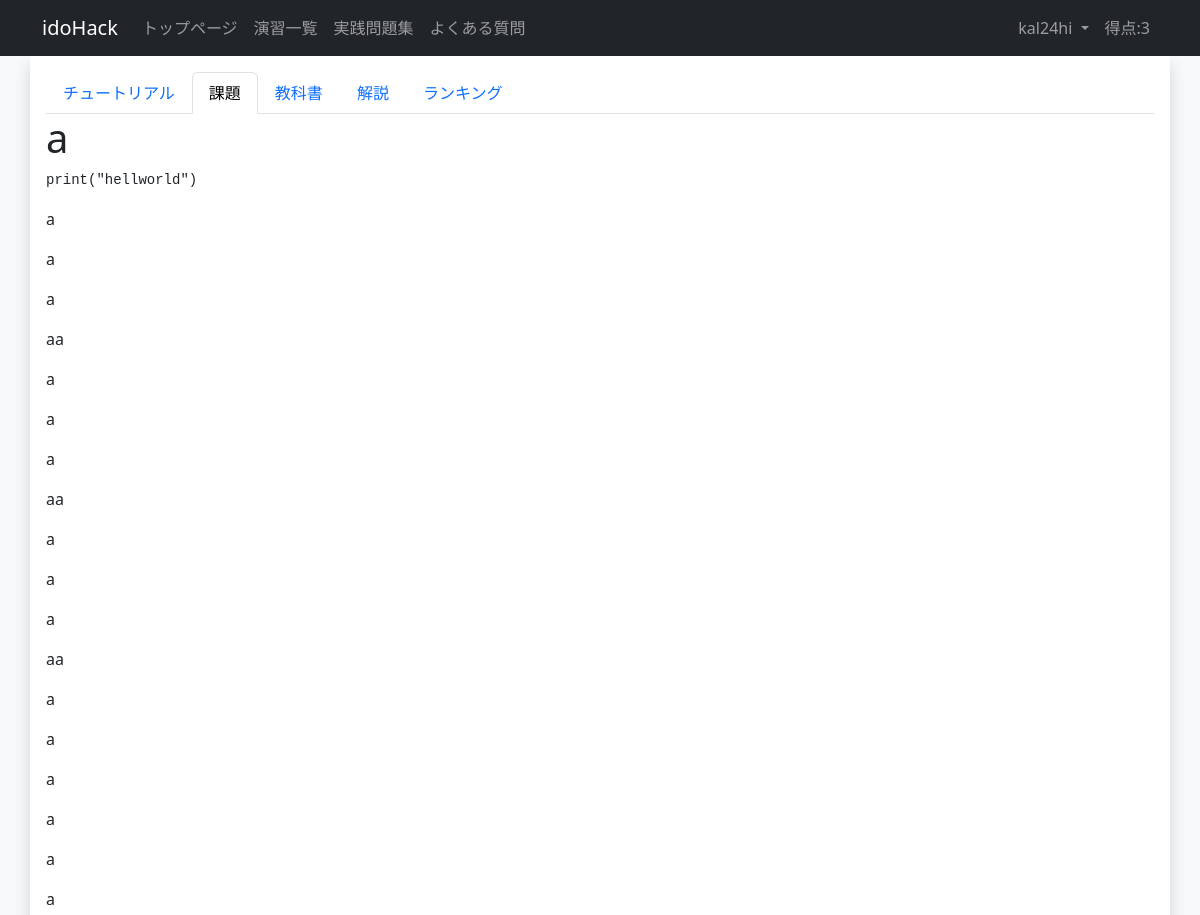
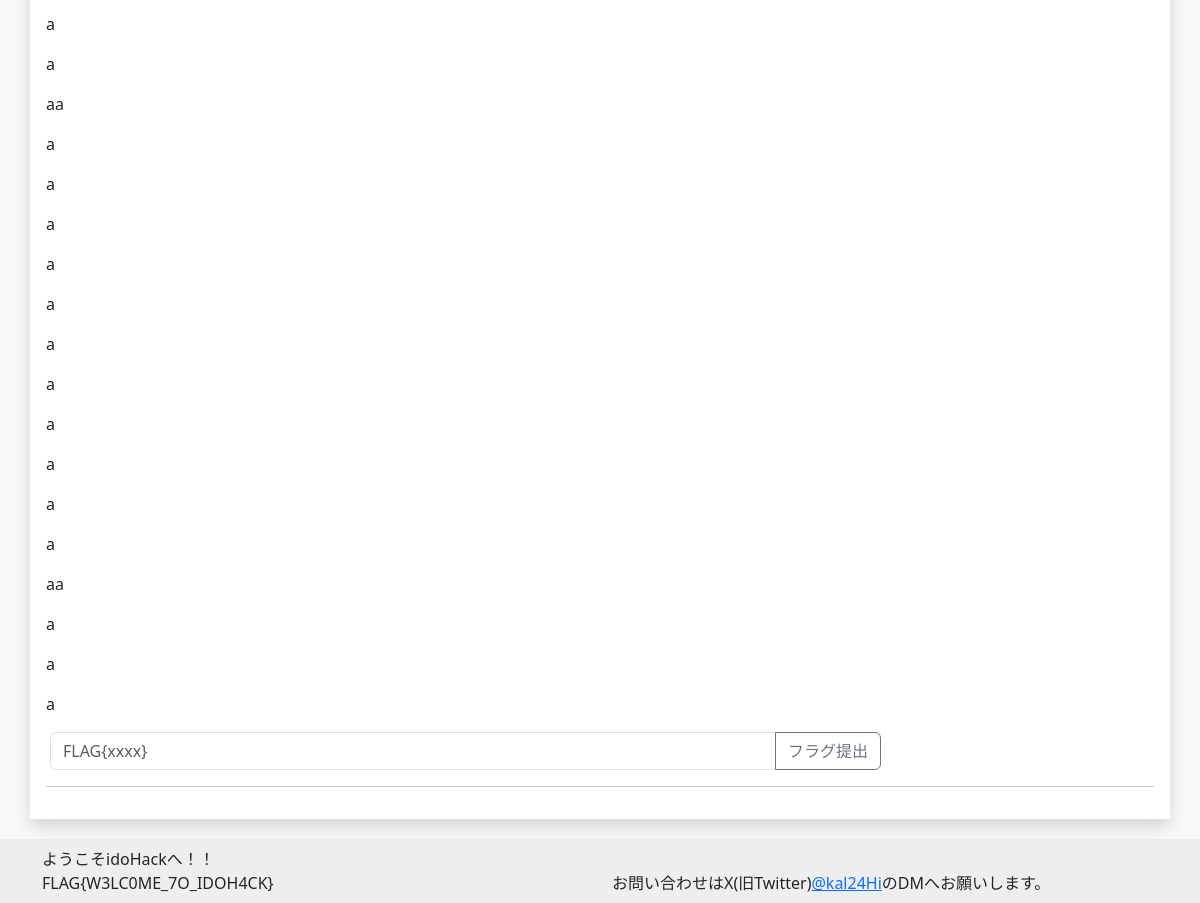
/exercise/1/tasks/1/ (signed in), run on the app's committed database (2 pictures, top to bottom).
### account/models.py (models this page shows)
class CustomUser(AbstractUser):
    total_score = models.IntegerField(default=0) # ユーザの総得点
    biography = models.TextField(max_length=500, blank=True) # ユーザの自己紹介
    twitter_url = models.URLField(max_length=200, blank=True) # ユーザのTwitterのURL
    github_url = models.URLField(max_length=200, blank=True) # ユーザのGitHubのURL
    linkedin_url = models.URLField(max_length=200, blank=True) # ユーザのLinkedInのURL
    country = models.CharField(max_length=100, blank=True) # ユーザの国籍
    occupation = models.CharField(max_length=50, choices=(('Student', '学生'),
                                          ('teacher', '教員'),
                                          ('SecurityEngineer', 'セキュリティエンジニア'),
                                          ('IT', 'IT職'),
                                          ('other', 'その他')))
    is_active = models.BooleanField(default=True) # ユーザがアクティブかどうか
    is_staff = models.BooleanField(default=False) # ユーザがスタッフかどうか
    is_writer = models.BooleanField(default=False) # ユーザが作問者かどうか

### challenge/models.py (models this page shows, shortened)
class ExerciseModel(models.Model):
    category = models.ForeignKey(CategoryModel, on_delete=models.SET_NULL, null=True, verbose_name="カテゴリ") # カテゴリ
    exercise_number = models.IntegerField(default=0, verbose_name="番号") # 演習の番号
    exercise_title = models.CharField(max_length=100, default="", verbose_name="タイトル") # 演習のタイトル
    summary = models.TextField(blank=True, default="", verbose_name="概要") # 演習の概要
    exercise_discription = MDTextField(default="", verbose_name="説明") # 演習の説明
    visible = models.BooleanField(default=False, verbose_name="一般ユーザへの公開") # 演習が公開されているかどうか
    textbook = MDTextField(blank=True, verbose_name="教科書") # 教科書のURL
    explanation = MDTextField(blank=True, verbose_name="解説") # 解説のURL
    created_at = models.DateTimeField(auto_now_add=True, verbose_name="作成日時") # 課題の作成日時
    updated_at = models.DateTimeField(auto_now=True, verbose_name="作成日時") # 課題の更新日時
    class Meta:
        verbose_name = 'Exercise'

class ChallengeModel(models.Model):
    category = models.ForeignKey(CategoryModel, on_delete=models.SET_NULL, null=True, verbose_name="カテゴリ") # カテゴリ
    exercise_title = models.ForeignKey(ExerciseModel, on_delete=models.SET_NULL, null=True, verbose_name="演習名") # 演習のタイトル
    challenge_number = models.IntegerField(default=0, verbose_name="番号") # 課題の番号
    challenge_title = models.CharField(max_length=100,  default="", verbose_name="タイトル", unique=True) # 課題のタイトル
    score = models.IntegerField(default="", verbose_name="配点") # 課題の配点
    flag = models.CharField(max_length=100,  default="", verbose_name="フラグ") # フラグ
    visible = models.BooleanField(default=False, verbose_name="一般ユーザへの公開") # 課題が公開されているかどうか
    is_practice = models.BooleanField(default=False, verbose_name="実戦問題に表示する。") # 実戦問題かどうか
    discription = MDTextField(default="", verbose_name="説明") # 課題の説明
    hint_one = models.CharField(max_length=200, default="", blank=True, verbose_name="ヒントその１")
    hint_two = models.CharField(max_length=200, default="", blank=True, verbose_name="ヒントその２")
    hint_three = models.CharField(max_length=200, default="", blank=True, verbose_name="ヒントその３")
    cleared_count = models.IntegerField(default=0, verbose_name="クリア者数") # 課題をクリアした人数
    created_at = models.DateTimeField(auto_now_add=True, verbose_name="作成日時") # 課題の作成日時
    updated_at = models.DateTimeField(auto_now=True, verbose_name="更新日時") # 課題の更新日時
    class Meta:
        verbose_name = 'Challenge'

### challenge/views.py (the view, shortened to what this page needs)
# urls.py: path('exercise/<int:pk>/tasks/<int:pks>/', views.ChallengeDetailView.as_view(), name='challenge_detail'),
class ChallengeDetailView(LoginRequiredMixin, DetailView):
    model = ChallengeModel
    template_name = 'challenge/challenge_detail.html'
    context_object_name = 'challenge_detail'
    def get_object(self, queryset=None) -> Any:
        return ChallengeModel.objects.get(pk=self.kwargs['pks'])
    def get_context_data(self, **kwargs: Any) -> Any:
        context = super().get_context_data(**kwargs)
        context['exercise_detail'] = ExerciseModel.objects.get(pk=self.kwargs['pk'])
        return context

### challenge/templatetags/markdown_extras.py (called while the page is built)
@register.filter()
@stringfilter
def markdown(value):
    return md.markdown(value, extensions=['markdown.extensions.fenced_code'])

### templates/challenge/challenge_detail.html (shortened to what this page needs)
{% extends "base.html" %}
{% load markdown_extras%}
{% block content %}
<ul class="nav nav-tabs">
  <li class="nav-item">
    <a class="nav-link" aria-current="page" href="{%url 'exercise_detail' exercise_detail.id%}">{{exercise_detail.exercise_title}}</a>
  </li>
  <li class="nav-item">
    <a class="nav-link active" aria-current="page" href="{%url 'challenge_list' exercise_detail.id %}">課題</a>
  </li>
  {% if exercise_detail.exercise_title != "実戦問題集"%}
  <li class="nav-item">
    <a class="nav-link" aria-current="page" href="{%url 'textbook' exercise_detail.id%}">教科書</a>
  </li>
  <li class="nav-item">
    <a class="nav-link" aria-current="page" href="{%url 'explanation' exercise_detail.id%}">解説</a>
  </li>
  {% endif %}
  <li class="nav-item">
    <a class="nav-link" aria-current="page" href="#">ランキング</a>
  </li>
</ul>
<div id="md">{{challenge_detail.discription|markdown|safe}}</div>
<form method="POST">
  <div class="input-group mb-3 ms-1 w-75">
      <input type="text" name='submit_flag' class="form-control" placeholder="FLAG{xxxx}" aria-label="FLAG{xxxx}" aria-describedby="button-addon2">
      <button class="btn btn-outline-secondary " type="submit" id="button-addon2">フラグ提出</button>
  </div>
</form>
<hr>
{% endblock content%}

### templates/base.html (shortened to what this page needs)
{% load static %}
<!DOCTYPE html>
<html style="height: 100%;">
<head>
    <link href="{% static 'mdeditor/css/editormd.min.css' %}" rel="stylesheet">
    <link href="{% static 'mdeditor/css/editormd.preview.css' %}" rel="stylesheet">
    <link href="https://cdn.jsdelivr.net/npm/bootstrap@5.3.0/dist/css/bootstrap.min.css" rel="stylesheet"
>
</head>
<body class="bg-light" style="height: 100%;">
<nav class="navbar navbar-expand-lg navbar-dark bg-dark sticky-top">
  <div class="container">
    <a class="navbar-brand " href="#">idoHack</a>
      <div class="collapse navbar-collapse" id="navbarNavDropdown">
        <ul class="navbar-nav me-auto">
          <li class="nav-item">
            <a class="nav-link" href="{%url 'index'%}">トップページ</a>
          </li>
          <li class="nav-item">
            <a class="nav-link" href="{%url 'exercise_list'%}">演習一覧</a>
          </li>
          <li class="nav-item">
            <a class="nav-link" href="{%url 'exercise_detail' 6%}">実践問題集</a>
          </li>
          <li class="nav-item">
            <a class="nav-link" href="#">よくある質問</a>
          </li>
        </ul>
        <ul class="navbar-nav">
        {% if user.is_authenticated %}
        <li class="nav-item dropdown">
          <a class="nav-link dropdown-toggle" href="#" role="button" data-bs-toggle="dropdown" aria-expanded="false">
            {{user.username}}
          </a>
        </li>
        <li class="nav-item">
          <a class="nav-link">得点:{{user.total_score}}</a>
        </li>
        {% endif %}
        </ul>
      </div>
  </div>
</nav>
<body>
<div class="container shadow p-3 bg-white" style="min-height: 85%; position: relative;">
    {% block content %}{% endblock content%}
</div>
<div class="p-2" style="background-color:#EEEEEE; margin-top: 20px; margin-bottom: 10%; width: 100%;">
  <div class="container">
    <div class="row">
      <div class="col-md-6">
        ようこそidoHackへ！！</br>
        FLAG{W3LC0ME_7O_IDOH4CK}</br>
      </div>
      <div class="col-md-6">
        お問い合わせはX(旧Twitter)<a href="https://twitter.com/kal24Hi" target="_blank" rel="noopener noreferrer">@kal24Hi</a>のDMへお願いします。
      </div>
    </div>
  </div>
</div>
</body>

### data on the page
CustomUser: username "kal24hi", total_score "3"
ExerciseModel: exercise_title "チュートリアル"
ChallengeModel: discription "a print(\"hellworld\") a a a aa a a a aa a a a aa a a a a a a a a aa a a a a a a a a a a a aa a a a"
